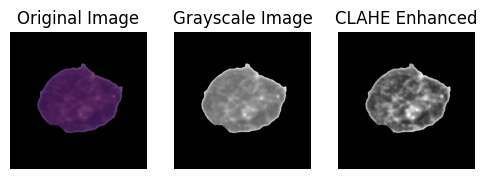
#> input picture preprocssing.png, 487 x 179 px, given as the content of the folder kemia-classification/C-NMC_Leukemia/training_data/fold_0/all, which was not available
$ python code.py
#> lines starting #> are read from the running program, lines starting #| are printed output that depends on the picture; after the words box and inside, x2 and y2 are one past the last pixel; in counts of white or black regions, pixels touching at a corner belong together; pictures that were not available may be replaced by others from this repository, and a replacement may not be noted
import numpy as np
import pandas as pd
import os
import cv2 as cv
import tensorflow as tf
from tensorflow.keras.applications import ResNet50
from tensorflow.keras.applications.resnet50 import preprocess_input
from tensorflow.keras.models import Sequential
from tensorflow.keras.layers import Dense, GlobalAveragePooling2D, Dropout
from tensorflow.keras.callbacks import EarlyStopping, ModelCheckpoint
from sklearn.model_selection import train_test_split
import matplotlib.pyplot as plt

# Define Directories
base_dir = "/kaggle/input/leukemia-classification/C-NMC_Leukemia/"
train_folds = [
    os.path.join(base_dir, "training_data/fold_0"),
    os.path.join(base_dir, "training_data/fold_1"),
    os.path.join(base_dir, "training_data/fold_2"),
]

all_dirs = [os.path.join(fold, "all") for fold in train_folds]
hem_dirs = [os.path.join(fold, "hem") for fold in train_folds]

# Get Image Paths and Labels
def get_image_paths(folder):
    return [os.path.join(folder, fname) for fname in os.listdir(folder)]

img_data = []
for folder in all_dirs + hem_dirs:
    img_data.extend(get_image_paths(folder))

data = pd.DataFrame({"img_data": img_data, "labels": [np.nan for _ in range(len(img_data))]})
data.loc[0:7271, "labels"] = 1  # ALL
data.loc[7272:10660, "labels"] = 0  # HEM
data["labels"] = data["labels"].astype("int64")

# Preprocessing and Loading Images
img_list = []
for path in data["img_data"]:
    image = cv.imread(path)
#> image is the input picture: shape (179, 487, 3); mean B, G, R 102.3, 99.6, 101.6
    gray = cv.cvtColor(image, cv.COLOR_BGR2GRAY)
    clahe = cv.createCLAHE(clipLimit=3.0, tileGridSize=(8, 8))
    gray = clahe.apply(gray)
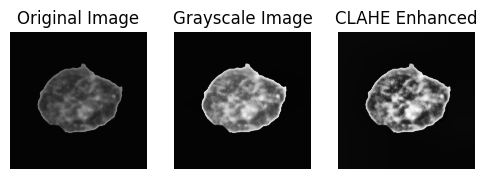
#> gray: shape (179, 487); min 2, max 255, mean 104.7

    thresh = cv.threshold(gray, 0, 255, cv.THRESH_BINARY_INV + cv.THRESH_OTSU)[1]
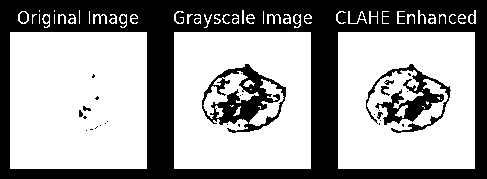
#> thresh: shape (179, 487); 61.4% white; 43 black regions (32 under 20 px), largest, box (x1, y1, x2, y2) and area: (0, 0, 487, 179) 29111, (202, 64, 286, 133) 2254, (366, 64, 451, 133) 1831
    kernel = np.ones((3, 3), np.uint8)
    thresh = cv.morphologyEx(thresh, cv.MORPH_OPEN, kernel, iterations=2)
#> thresh: shape (179, 487); 58.3% white; 12 black regions (8 under 20 px), largest, box (x1, y1, x2, y2) and area: (0, 0, 487, 179) 30866, (202, 64, 286, 133) 2852, (366, 64, 451, 133) 2561, (79, 106, 91, 119) 65
    result = cv.bitwise_and(image, image, mask=thresh)
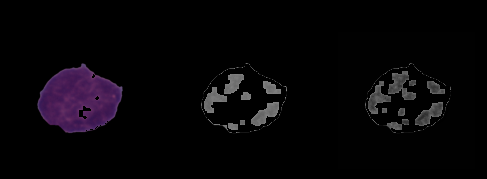
#> result: shape (179, 487, 3); mean B, G, R 7.6, 5, 7
    result[thresh == 0] = [255, 255, 255]
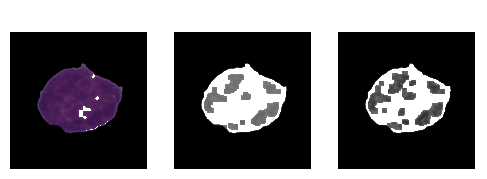
#> result: shape (179, 487, 3); mean B, G, R 114, 111.4, 113.4

    x, y, _ = np.where(result > 0)
    mnx, mxx = np.min(x), np.max(x)
#> mnx = 0; mxx = 178
    mny, mxy = np.min(y), np.max(y)
#> mny = 0; mxy = 486
    crop_img = image[mnx:mxx, mny:mxy, :]
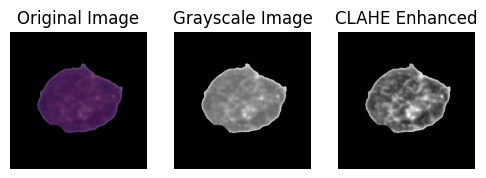
#> crop_img: shape (178, 486, 3); mean B, G, R 101.1, 98.4, 100.5
    crop_img_resized = cv.resize(crop_img, (224, 224))
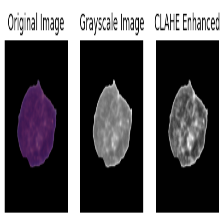
#> crop_img_resized: shape (224, 224, 3); mean B, G, R 101.1, 98.5, 100.5
    img_list.append(crop_img_resized)

X = np.array(img_list)
y = np.array(data["labels"])

# This is the visualization block that was interrupted in the original script
img_list_visualize = []
for path in data["img_data"]:
    image = cv.imread(path)

    # Display the original image
    plt.figure(figsize=(6,6))
    plt.subplot(1, 3, 1)
    plt.imshow(cv.cvtColor(image, cv.COLOR_BGR2RGB))
    plt.title("Original Image")
    plt.axis('off')

    gray = cv.cvtColor(image, cv.COLOR_BGR2GRAY)

    # Display grayscale image
    plt.subplot(1, 3, 2)
    plt.imshow(gray, cmap='gray')
    plt.title("Grayscale Image")
    plt.axis('off')

    clahe = cv.createCLAHE(clipLimit=3.0, tileGridSize=(8, 8))
    gray = clahe.apply(gray)

    # Display CLAHE enhanced grayscale image
    plt.subplot(1, 3, 3)
    plt.imshow(gray, cmap='gray')
    plt.title("CLAHE Enhanced")
    plt.axis('off')

    plt.show()
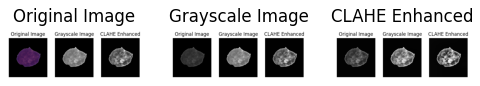
#> figure drawn by matplotlib, 3 panels

    thresh = cv.threshold(gray, 0, 255, cv.THRESH_BINARY_INV + cv.THRESH_OTSU)[1]
    kernel = np.ones((3, 3), np.uint8)
    thresh = cv.morphologyEx(thresh, cv.MORPH_OPEN, kernel, iterations=2)

    # Display thresholded image
    plt.figure(figsize=(6,6))
    plt.imshow(thresh, cmap='gray')
    plt.title("Thresholded Image")
    plt.axis('off')
    plt.show()

    result = cv.bitwise_and(image, image, mask=thresh)
    result[thresh == 0] = [255, 255, 255]

    # Show the result after applying mask
    plt.figure(figsize=(6,6))
    plt.imshow(cv.cvtColor(result, cv.COLOR_BGR2RGB))
    plt.title("Result after Bitwise AND")
    plt.axis('off')
    plt.show()

    x, y, _ = np.where(result > 0)
    mnx, mxx = np.min(x), np.max(x)
    mny, mxy = np.min(y), np.max(y)
    crop_img = image[mnx:mxx, mny:mxy, :]
    crop_img_resized = cv.resize(crop_img, (224, 224))

    img_list_visualize.append(crop_img_resized)

# Re-assign X and y in case the visualization loop was intended to be the main one
# X = np.array(img_list_visualize)
# y = np.array(data["labels"])


# Train-Test Split
#> (the run stopped early here; a loop or call above may not have finished)
